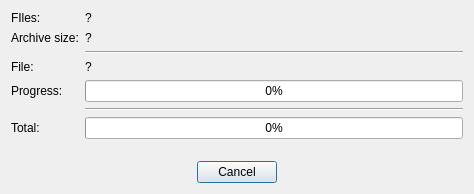
<?xml version="1.0" encoding="UTF-8"?>
<ui version="4.0">
 <class>ui_zip_files</class>
 <widget class="QDialog" name="ui_zip_files">
  <property name="geometry">
   <rect>
    <x>0</x>
    <y>0</y>
    <width>474</width>
    <height>194</height>
   </rect>
  </property>
  <property name="windowTitle">
   <string>Compressing files...</string>
  </property>
  <layout class="QVBoxLayout" name="verticalLayout">
   <item>
    <layout class="QFormLayout" name="formLayout">
     <property name="fieldGrowthPolicy">
      <enum>QFormLayout::ExpandingFieldsGrow</enum>
     </property>
     <item row="0" column="0">
      <widget class="QLabel" name="label">
       <property name="text">
        <string>FIles:</string>
       </property>
      </widget>
     </item>
     <item row="0" column="1">
      <widget class="QLabel" name="lblFiles">
       <property name="text">
        <string notr="true">?</string>
       </property>
      </widget>
     </item>
     <item row="1" column="0">
      <widget class="QLabel" name="label_2">
       <property name="text">
        <string>Archive size:</string>
       </property>
      </widget>
     </item>
     <item row="1" column="1">
      <widget class="QLabel" name="lblArchSize">
       <property name="text">
        <string notr="true">?</string>
       </property>
      </widget>
     </item>
     <item row="3" column="0">
      <widget class="QLabel" name="label_3">
       <property name="text">
        <string>File:</string>
       </property>
      </widget>
     </item>
     <item row="4" column="0">
      <widget class="QLabel" name="label_4">
       <property name="text">
        <string>Progress:</string>
       </property>
      </widget>
     </item>
     <item row="4" column="1">
      <widget class="QProgressBar" name="prgrFile">
       <property name="value">
        <number>0</number>
       </property>
      </widget>
     </item>
     <item row="3" column="1">
      <widget class="QLabel" name="lblFile">
       <property name="sizePolicy">
        <sizepolicy hsizetype="MinimumExpanding" vsizetype="Preferred">
         <horstretch>0</horstretch>
         <verstretch>0</verstretch>
        </sizepolicy>
       </property>
       <property name="text">
        <string notr="true">?</string>
       </property>
       <property name="textFormat">
        <enum>Qt::PlainText</enum>
       </property>
      </widget>
     </item>
     <item row="6" column="0">
      <widget class="QLabel" name="label_5">
       <property name="text">
        <string>Total:</string>
       </property>
      </widget>
     </item>
     <item row="5" column="1">
      <widget class="Line" name="line">
       <property name="sizePolicy">
        <sizepolicy hsizetype="Expanding" vsizetype="Fixed">
         <horstretch>0</horstretch>
         <verstretch>0</verstretch>
        </sizepolicy>
       </property>
       <property name="minimumSize">
        <size>
         <width>100</width>
         <height>0</height>
        </size>
       </property>
       <property name="orientation">
        <enum>Qt::Horizontal</enum>
       </property>
      </widget>
     </item>
     <item row="2" column="1">
      <widget class="Line" name="line_2">
       <property name="sizePolicy">
        <sizepolicy hsizetype="Expanding" vsizetype="Fixed">
         <horstretch>0</horstretch>
         <verstretch>0</verstretch>
        </sizepolicy>
       </property>
       <property name="minimumSize">
        <size>
         <width>100</width>
         <height>0</height>
        </size>
       </property>
       <property name="orientation">
        <enum>Qt::Horizontal</enum>
       </property>
      </widget>
     </item>
     <item row="6" column="1">
      <widget class="QProgressBar" name="prgrTotal">
       <property name="value">
        <number>0</number>
       </property>
      </widget>
     </item>
    </layout>
   </item>
   <item>
    <layout class="QHBoxLayout" name="horizontalLayout">
     <item>
      <spacer name="horizontalSpacer">
       <property name="orientation">
        <enum>Qt::Horizontal</enum>
       </property>
       <property name="sizeHint" stdset="0">
        <size>
         <width>40</width>
         <height>20</height>
        </size>
       </property>
      </spacer>
     </item>
     <item>
      <widget class="QPushButton" name="btnCancel">
       <property name="text">
        <string>Cancel</string>
       </property>
       <property name="icon">
        <iconset resource="../res/res.qrc">
         <normaloff>:/icons/cross</normaloff>:/icons/cross</iconset>
       </property>
      </widget>
     </item>
     <item>
      <spacer name="horizontalSpacer_2">
       <property name="orientation">
        <enum>Qt::Horizontal</enum>
       </property>
       <property name="sizeHint" stdset="0">
        <size>
         <width>40</width>
         <height>20</height>
        </size>
       </property>
      </spacer>
     </item>
    </layout>
   </item>
  </layout>
 </widget>
 <resources>
  <include location="../res/res.qrc"/>
 </resources>
 <connections/>
</ui>
